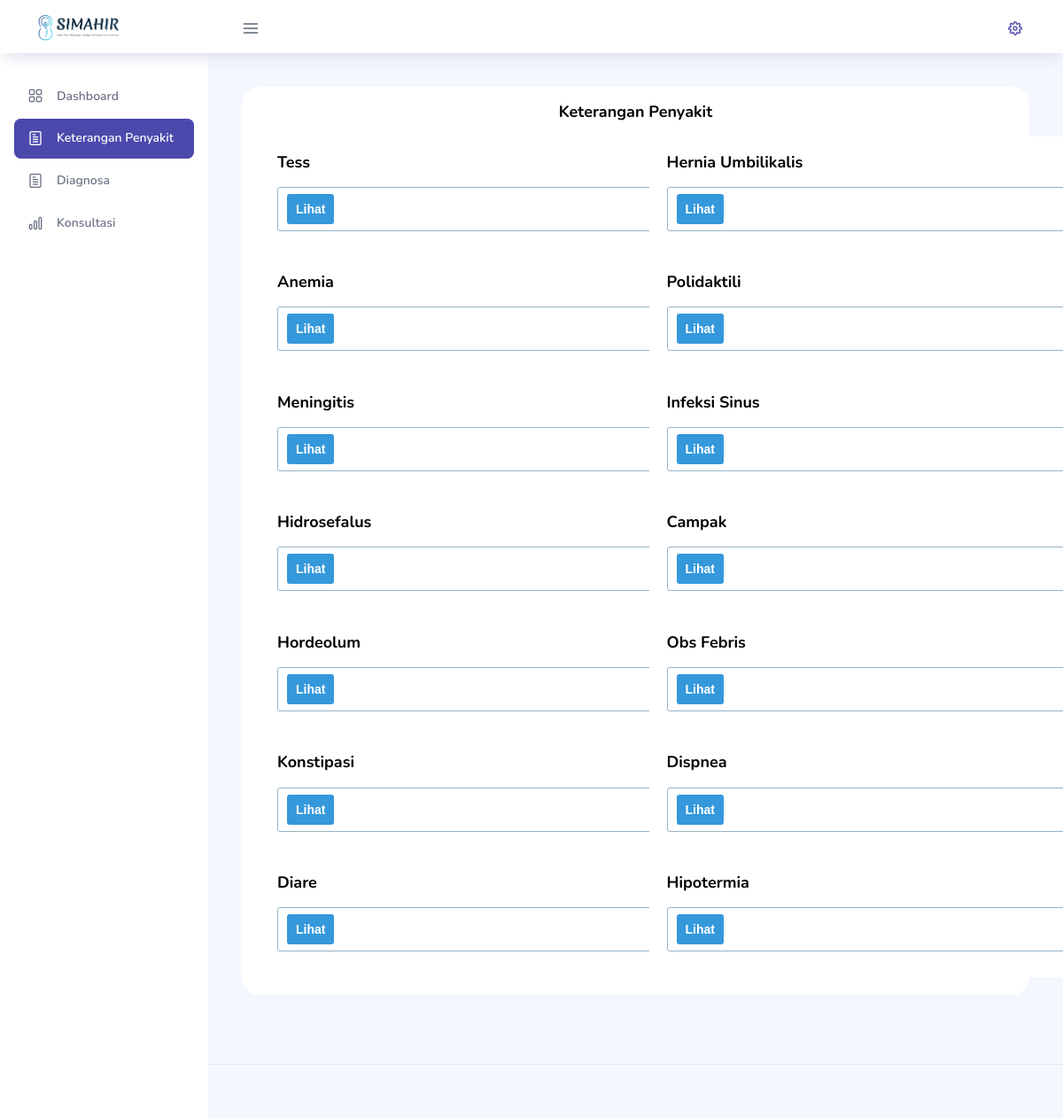
Page /view/keterangan_penyakit.php (signed in) on the earlier database version.
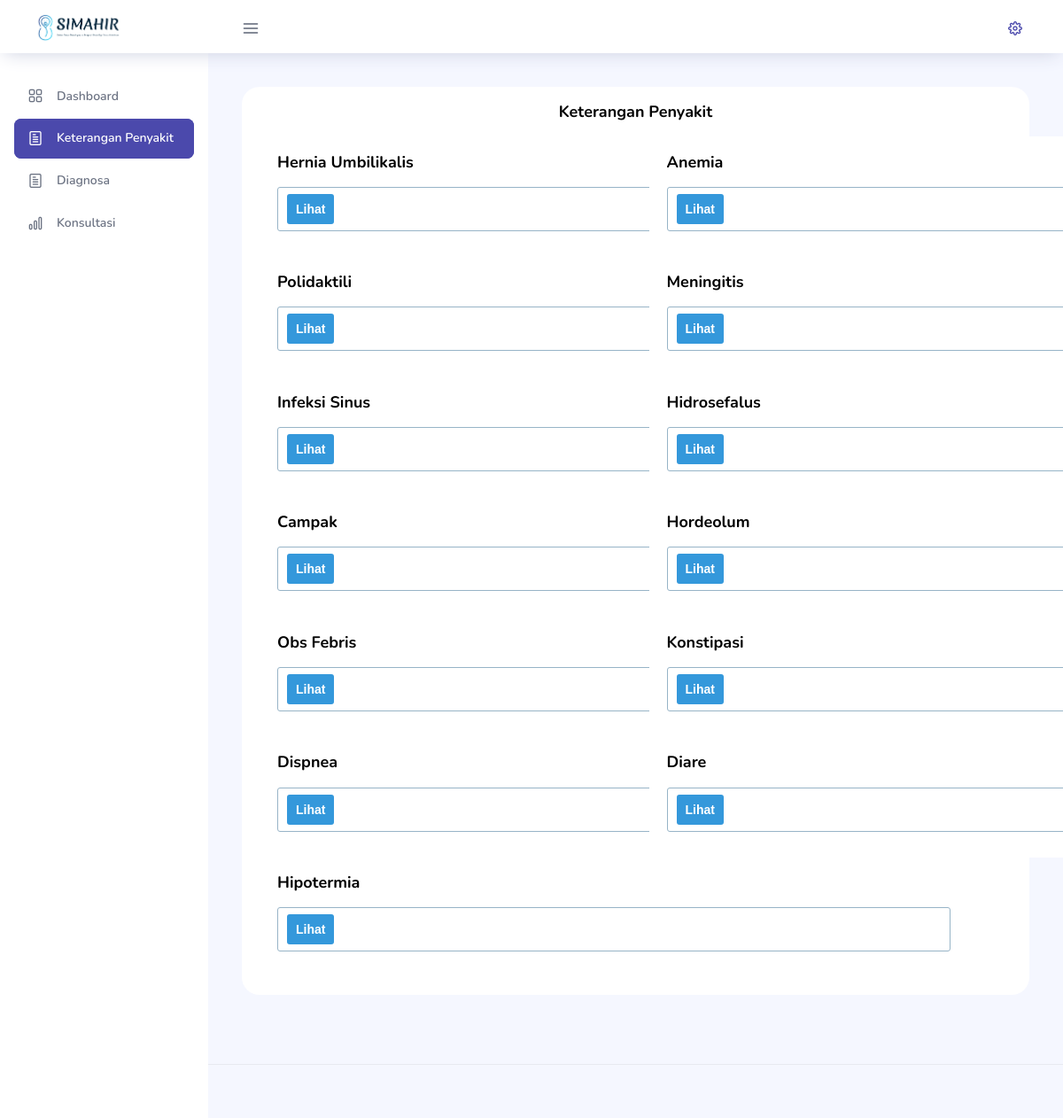
Same page on the later database version.
### tables this page shows
CREATE TABLE `tb_penyakit` (
  `kode_penyakit` varchar(4) NOT NULL,
  `nama_penyakit` varchar(50) NOT NULL,
  `keterangan_penyakit` text DEFAULT NULL,
  `foto` varchar(128) DEFAULT NULL,
  `solusi` text NOT NULL,
  `penyebab` text NOT NULL
);

### view/keterangan_penyakit.php (the view, shortened to what this page needs)
<!DOCTYPE html>
<html lang="en">
<head>
    <link rel="stylesheet" href="../template/vendors/feather/feather.css">
    <link rel="stylesheet" href="../template/vendors/ti-icons/css/themify-icons.css">
    <link rel="stylesheet" href="../template/vendors/css/vendor.bundle.base.css">
    <link rel="stylesheet" href="../template/css/vertical-layout-light/style.css">
    <link rel="stylesheet" href="../template/css/spoiler.css">
</head>
<body>
    <div class="container-scroller">
        <nav class="navbar col-lg-12 col-12 p-0 fixed-top d-flex flex-row">
            <div class="text-center navbar-brand-wrapper d-flex align-items-center justify-content-center">
                <a class="navbar-brand brand-logo mr-5" href="../template/indexuser.php"><img
                        src="../template/images/logo.png" class="mr-2" alt="logo" /></a>
            </div>
            <div class="navbar-menu-wrapper d-flex align-items-center justify-content-end">
                <button class="navbar-toggler navbar-toggler align-self-center" type="button" data-toggle="minimize">
                    <span class="icon-menu"></span>
                </button>
                <ul class="navbar-nav navbar-nav-right">
                    <li class="nav-item nav-profile dropdown">
                        <a class="nav-link dropdown-toggle" href="#" data-toggle="dropdown" id="profileDropdown">
                            <i class="icon-cog text-primary"></i>
                        </a>
                    </li>
                </ul>
            </div>
        </nav>
        <div class="container-fluid page-body-wrapper">
            <?php require_once '../template/menu_user.php' ?>
            <div class="main-panel">
                <div class="content-wrapper">
                    <div class="row">
                        <div class="col-lg-12 grid-margin stretch-card">
                            <div class="card">
                                <div class="card-body">
                                    <center>
                                        <h4 class="card-title">Keterangan Penyakit</h4>
                                    </center>
                                    <?php
                                    require_once '../class/koneksi.php';
                                    $query = "SELECT * FROM tb_penyakit ORDER by kode_penyakit desc";
                                    $penyakit = $con->prepare($query);
                                    $penyakit->execute(); ?>
                                    <div class="row">
                                        <?php while ($row = $penyakit->fetch(PDO::FETCH_ASSOC)) : ?>
                                        <div class="col-md-6">
                                            <div class="card" style="width: 50rem;">
                                                <div class="card-body">
                                                    <h5 class="card-title"><?= $row['nama_penyakit'] ?></h5>
                                                    <div class="ignielSpoiler">
                                                        <div class="tombol" tabindex="0"></div>
                                                    </div>
                                                </div>
                                            </div>
                                        </div>
                                        <?php endwhile; ?>
                                    </div>
                                </div>
                            </div>
                        </div>
                    </div>
                </div>
                <footer class="footer">
                </footer>
            </div>
        </div>
    </div>
</body>
</html>

Differences in the rows shown:
removed tb_penyakit: nama_penyakit "Tess"
